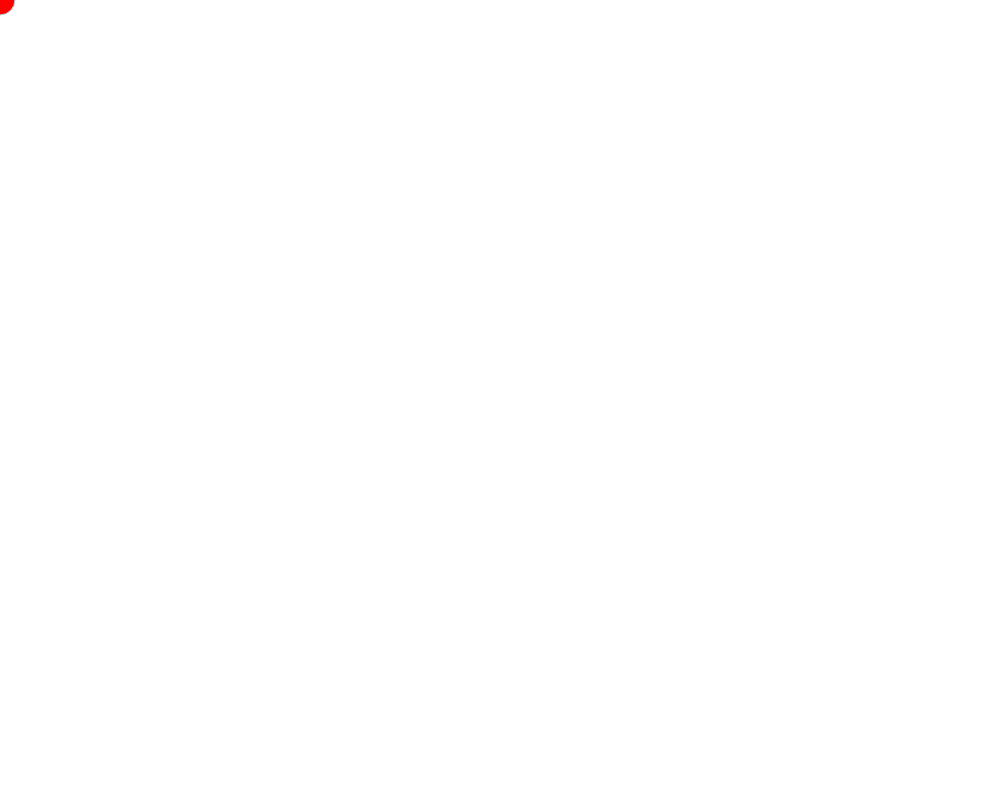
Frame 1 (no input)
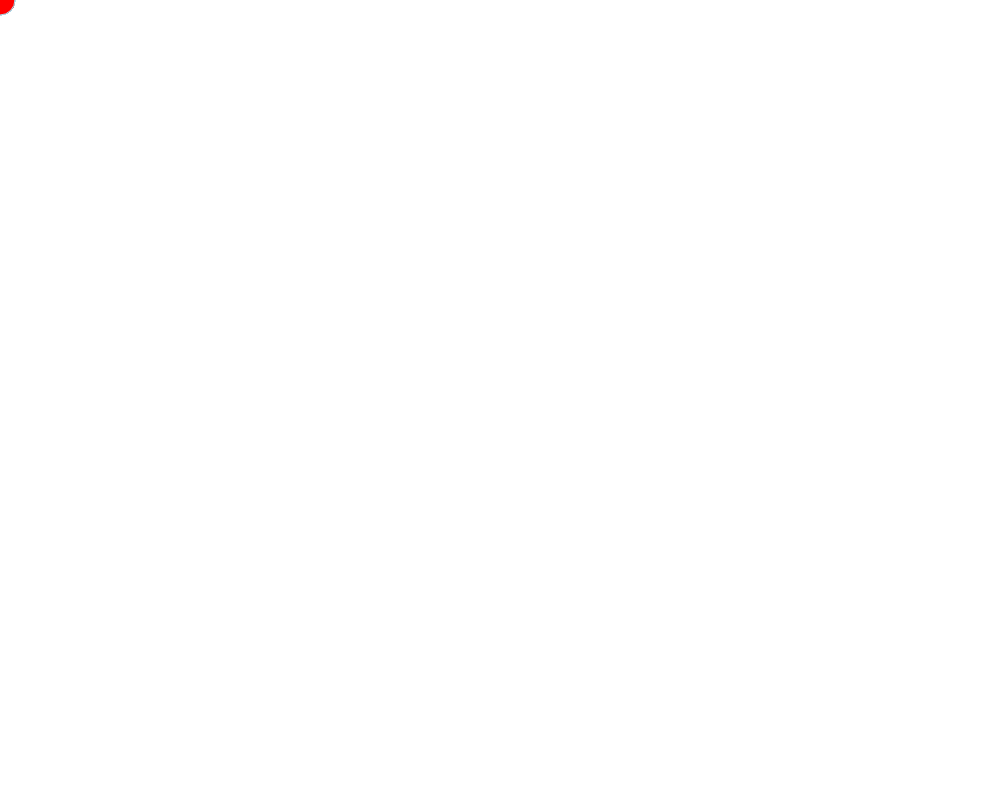
Frame 60 (no input)
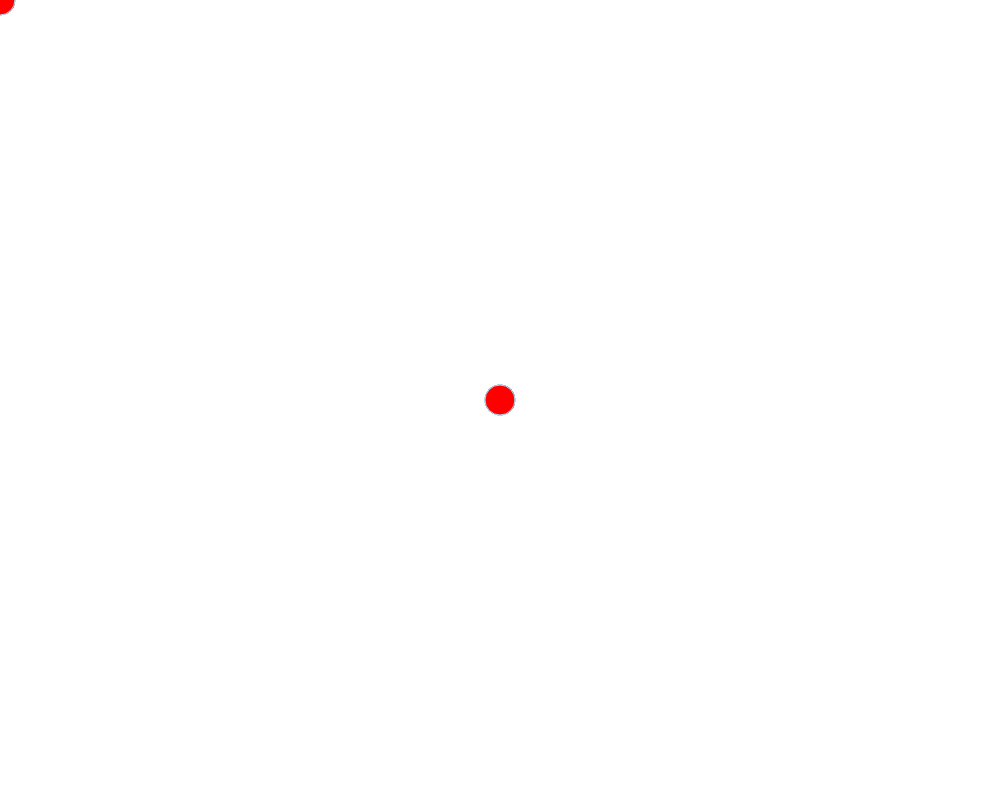
Frame 120 (the mouse pressed at the canvas centre since frame 60)

The p5.js sketch that drew these frames (run headless with seeded random() and noise() and a simulated clock; from frame 60 on, the mouse is pressed at the canvas centre):

// p5.js sketch
// ── sketch.js
function setup() {
  createCanvas(1000, 800);
   background("white");
}

function draw() {
  
  
  fill ("red");
  stroke ("lightblue");
  
  if (mouseIsPressed); {
  circle (mouseX,mouseY,30);
  }
}
